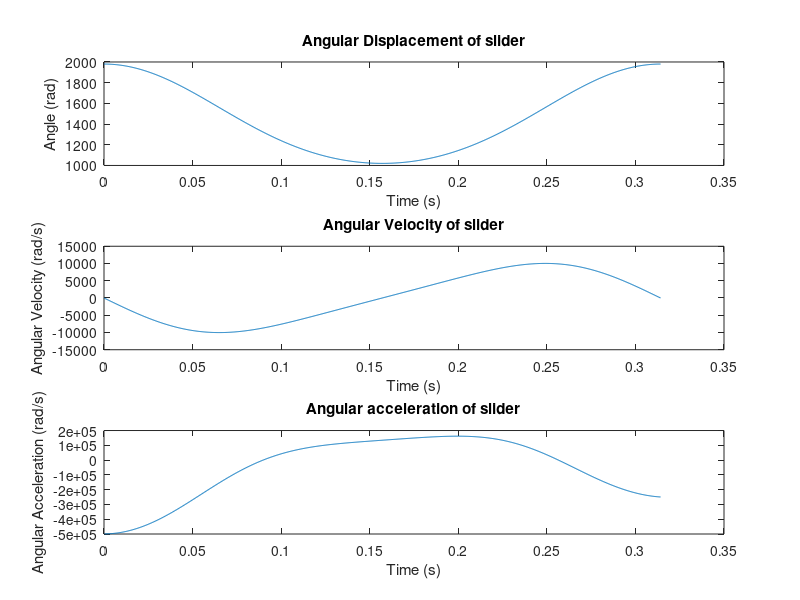

Reproduce this figure in MATLAB.
clc;
r2=480; %crank length
r3=1600; %connecting rod length
e=100; %eccentricity;
% Define angular velocity of the crank
omega2 = 20; % rad/s, CCW
% Define time vector for one revolution of the crank
t = linspace(0, 2*pi/omega2, 1000);
% Pre-allocate arrays for angular displacements, velocities, and accelerations
%theta3 = zeros(size(t));
%theta1 = zeros(size(t));
%omega3 = zeros(size(t));
%alpha3 = zeros(size(t));
%r1 = zeros(size(t));
%v1 = zeros(size(t));
%a1= zeros(size(t));
% Calculate angular displacements, velocities, and accelerations for each time step
for i=1:length(t)
 %calculate angular displacement of crank
 theta2 = omega2 * t(i);
 % Calculate angles between links using geometric relations
 B=(2*e -2*r2*cos(theta2));
 C=-2*r2*e*cos(theta2) +r2^2+e^2-r3^2;
 r1(i)=(-B + sqrt(B*B -4*C))/2;
 theta3(i) = atan((-r2*sin(theta2))/(r1(i)+e-r2*cos(theta2)));
 v1(i)=(-r2*omega2*sin(theta2-theta3(i))/cos(theta3(i)));
 omega3(i) = (((r2*omega2 * cos(theta2))/(-r3*cos(theta3(i)))));
 alpha3(i) = ((-r2*cos(theta2) * omega2/t(i) + r2*omega2*omega2*sin(theta2) + r3*omega3(i)*omega3(i)*sin(theta3(i)))/(r3*cos(theta3(i))));
 a1(i) = -r3*alpha3(i)*sin(theta3(i)) - r2*omega2*sin(theta2)/t(i) -r2*omega2*omega2*cos(theta2) - r3*omega3(i)*omega3(i)*cos(theta3(i));
end
figure;
subplot(3,1,1);
plot(t, r1);
title('Angular Displacement of slider');
xlabel('Time (s)');
ylabel('Angle (rad)');
subplot(3,1,2);
plot(t, v1);
title('Angular Velocity of slider');
xlabel('Time (s)');
ylabel('Angular Velocity (rad/s)');
subplot(3,1,3);
plot(t, a1);
title('Angular acceleration of slider');
xlabel('Time (s)');
ylabel('Angular Acceleration (rad/s)');